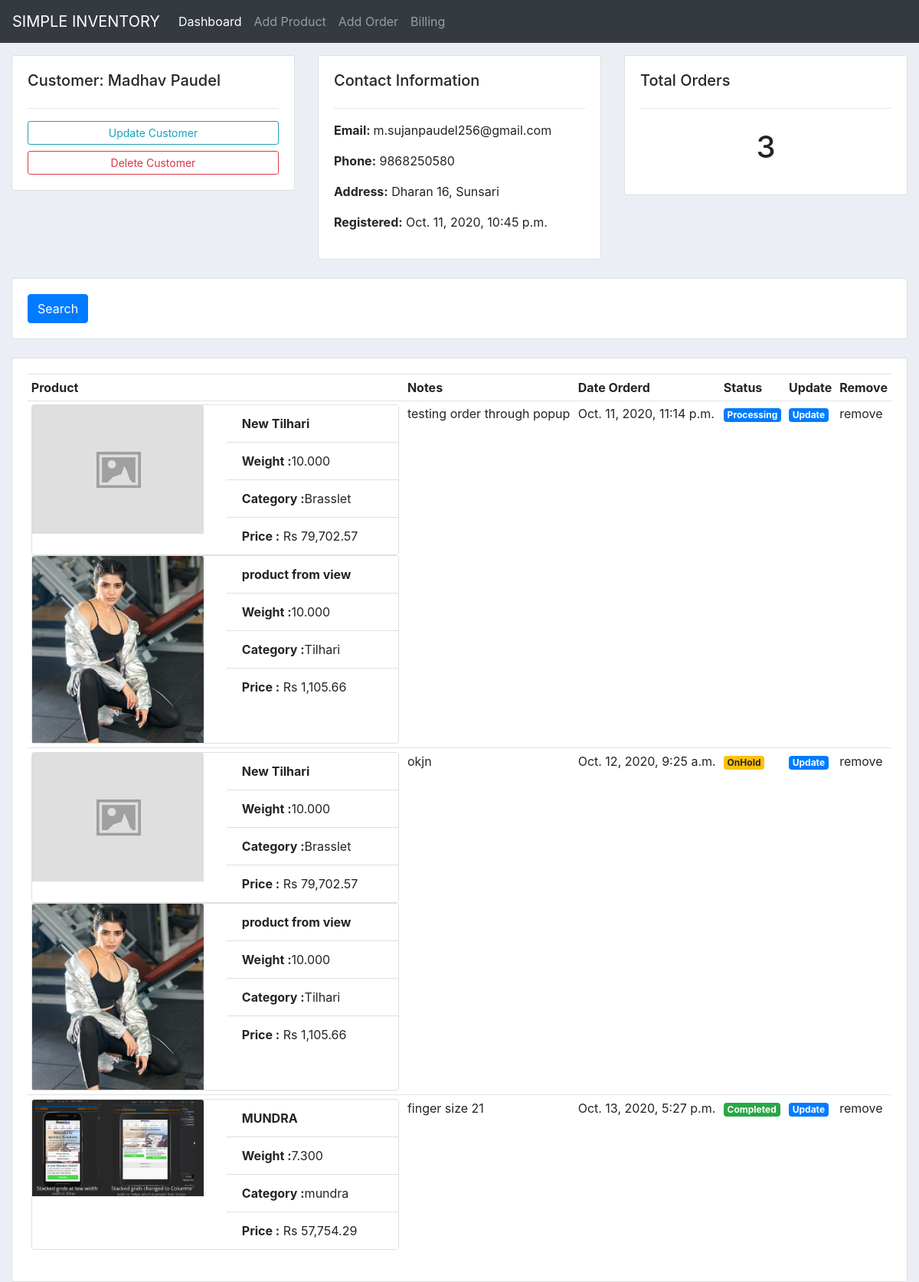
Screenshot of /customer/4 with the database file from the repository.
### inventory/models.py (models this page shows, shortened)
class Customer(models.Model):
    name = models.CharField(max_length=50)
    address = models.CharField(max_length=100)
    mobile_no = models.CharField(max_length=10)
    email = models.EmailField()
    registered_on = models.DateTimeField(auto_now_add=True,blank=True)

class Product(models.Model):
    title = models.CharField(max_length=30)
    category = models.ForeignKey('ProductCategory',on_delete= models.CASCADE)
    type = models.ForeignKey('ProductType',on_delete = models.CASCADE)
    weight = models.DecimalField(max_digits=10,decimal_places=3 ,default=0) #weight in gram
    jarti = models.DecimalField(max_digits=10,decimal_places=3,default=0)
    vendor = models.ForeignKey('Vendor',on_delete=models.SET_NULL,null=True)
    image = models.ImageField(null=True,default='imageplaceholder.jpg')
    added = models.DateTimeField(auto_now_add=True,blank=True)
    def getprice(self):
        latest_price = ((self.weight + self.jarti)*self.type.price)/Decimal(11.66) + self.category.labor_charge
        return currencyInIndiaFormat(
            round(latest_price,ndigits=2)
            )
    getprice.short_description = 'Price'
    def getvendor(self):
        vendor = self.vendor
        return vendor
    getvendor.short_description = 'Vendor'

class ProductCategory(models.Model):
    category_name = models.CharField(max_length=30)
    labor_charge = models.DecimalField(max_digits=10,decimal_places=2)
    def __str__(self):
        return self.category_name + ' , '+ str(self.labor_charge)
    class Meta:
        verbose_name_plural = "Product Categories"

class ProductType(models.Model):
    type = models.CharField(max_length=30)
    price = models.DecimalField(max_digits=10,decimal_places=2, null=True)
    class Meta:
        verbose_name_plural = "Product Types"

class Order(models.Model):
  product = models.ManyToManyField(Product)
  customer = models.ForeignKey(Customer,on_delete=models.SET_NULL,null=True)
  date_ordered= models.DateTimeField(auto_now_add=True)
  order_status = models.CharField(choices=ORDER_STATUS_CHOICES,max_length=30,default='pending')
  notes = models.CharField(max_length=100)

### inventory/views.py (the view)
# urls.py: path('customer/<str:cust_id>', views.customer_view, name='customer'),
def customer_view(request,cust_id):
    customer = Customer.objects.get(pk=cust_id)
    order = customer.order_set.all()
    orderk = customer.order_set.all()
    for orderkk in orderk:
        print(orderkk.order_status)
        for order_items in orderkk.product.all():
            print(order_items.title)
            print(order_items.getprice())
    order_count = order.count()
    data = {
        'customer': customer,
        'order': order,
        'order_count':order_count
    }
    return render(request,'inventory/customer.html',data)

### inventory/models.py (called while the page is built)
def currencyInIndiaFormat(n):
  d =n
  if d.as_tuple().exponent < -2:
    s = str(n)
  else:
    s = '{0:.2f}'.format(n)
  l = len(s)
  i = l-1;
  res = ''
  flag = 0
  k = 0
  while i>=0:
    if flag==0:
      res = res + s[i]
      if s[i]=='.':
        flag = 1
    elif flag==1:
      k = k + 1
      res = res + s[i]
      if k==3 and i-1>=0:
        res = res + ','
        flag = 2
        k = 0
    else:
      k = k + 1
      res = res + s[i]
      if k==2 and i-1>=0:
        res = res + ','
        flag = 2
        k = 0
    i = i - 1
  return res[::-1]

### inventory/templates/inventory/customer.html (shortened to what this page needs)
{%extends 'inventory/base.html'%}
{% block content %}
<div class="container-fluid">
<div class="row">
	<div class="col-md">
		<div class="card card-body">
			<h5>Customer: {{customer.name}}</h5>
			<hr>
			<a class="btn btn-outline-info  btn-sm btn-block" href="">Update Customer</a>
			<a class="btn btn-outline-danger  btn-sm btn-block" href="">Delete Customer</a>
		</div>
	</div>
	<div class="col-md">
		<div class="card card-body">
			<h5>Contact Information</h5>
			<hr>
			<p><strong>Email: </strong>{{customer.email}}</p>
			<p><strong>Phone:</strong> {{customer.mobile_no}}</p>
			<p><strong>Address:</strong> {{customer.address}}</p>
			<p><strong>Registered:</strong> {{customer.registered_on}}</p>
		</div>
	</div>
	<div class="col-md">
		<div class="card card-body">
			<h5>Total Orders</h5>
			<hr>
			<h1 style="text-align: center;padding: 10px">{{order_count}}</h1>
		</div>
	</div>
</div>
<br>
<div class="row">
	<div class="col">
		<div class="card card-body">
			<form method="get">
		    <button class="btn btn-primary" type="submit">Search</button>
		  </form>
		</div>
	</div>
</div>
<br>
<div class="row">
	<div class="col-md">
		<div class="card card-body">
			<table class="table table-sm">
				<tr>
					<th>Product</th>
					<th>Notes</th>
					<th>Date Orderd</th>
					<th>Status</th>
					<th>Update</th>
					<th>Remove</th>
				</tr>
				{%for order in order%}
				<tr>
					<td>
							{%for orderitem in order.product.all%}
								<div class="card " style="width: 30em;">
									<div class="row">
										<div class="col">
											<img class="card-img-top" src="{{orderitem.image.url}}" alt="Card image cap">
										</div>
										<div class="col">
											  <ul class="list-group list-group-flush">
												<li class="list-group-item"><strong>
													{{orderitem.title}}
												</strong></li>
												<li class="list-group-item"><strong>Weight :</strong>{{orderitem.weight}}</li>
												<li class="list-group-item"><strong>Category :</strong>{{orderitem.category.category_name}}</li>
												<li class="list-group-item"><strong>Price :</strong> Rs {{orderitem.getprice}}</li>
											  </ul>
										</div>
									</div>
								  </div>
							{%endfor%}
					</td>
					<td>{{order.notes}}</td>
					<td>{{order.date_ordered}}</td>
					{%if order.order_status == "completed" %}
						<td>
							<span class="badge badge-success">Completed</span>
						</td>
					{%endif%}
					{%if order.order_status == "processing" %}
						<td>
							<span class="badge badge-primary">Processing</span>
						</td>
					{%endif%}
					{%if order.order_status == "onhold" %}
						<td>
							<span class="badge badge-warning">OnHold</span>
						</td>
					{%endif%}
					<td><a href="{% url 'update_order' order.id %}">
						<span class="badge badge-primary">Update</span>
					</a>
					</td>
					<td>remove</td>
				</tr>
				{%endfor%}
			</table>
		</div>
	</div>
</div>
</div>
{%endblock content %}

### static/css/custom.css (style rules this page uses)
body { background-color: #ebeff5; margin:0; padding:0; }

### rows the page displays
Customer: name "Madhav Paudel", email "m.sujanpaudel256@gmail.com", mobile_no "9868250580", address "Dharan 16, Sunsari", registered_on "Oct. 11, 2020, 10:45 p.m."
Order: notes "testing order through popup", date_ordered "Oct. 11, 2020, 11:14 p.m.", order_status "Processing"
Product: image (placeholder picture), title "New Tilhari", weight "10.000", category.category_name "Brasslet", getprice "79,702.57"
Product: image (picture), title "product from view", weight "10.000", category.category_name "Tilhari", getprice "1,105.66"
Order: notes "okjn", date_ordered "Oct. 12, 2020, 9:25 a.m.", order_status "OnHold"
Order: notes "finger size 21", date_ordered "Oct. 13, 2020, 5:27 p.m.", order_status "Completed"
Product: image (picture), title "MUNDRA", weight "7.300", category.category_name "mundra", getprice "57,754.29"

### other values shown
{{ order_count }} "3"
